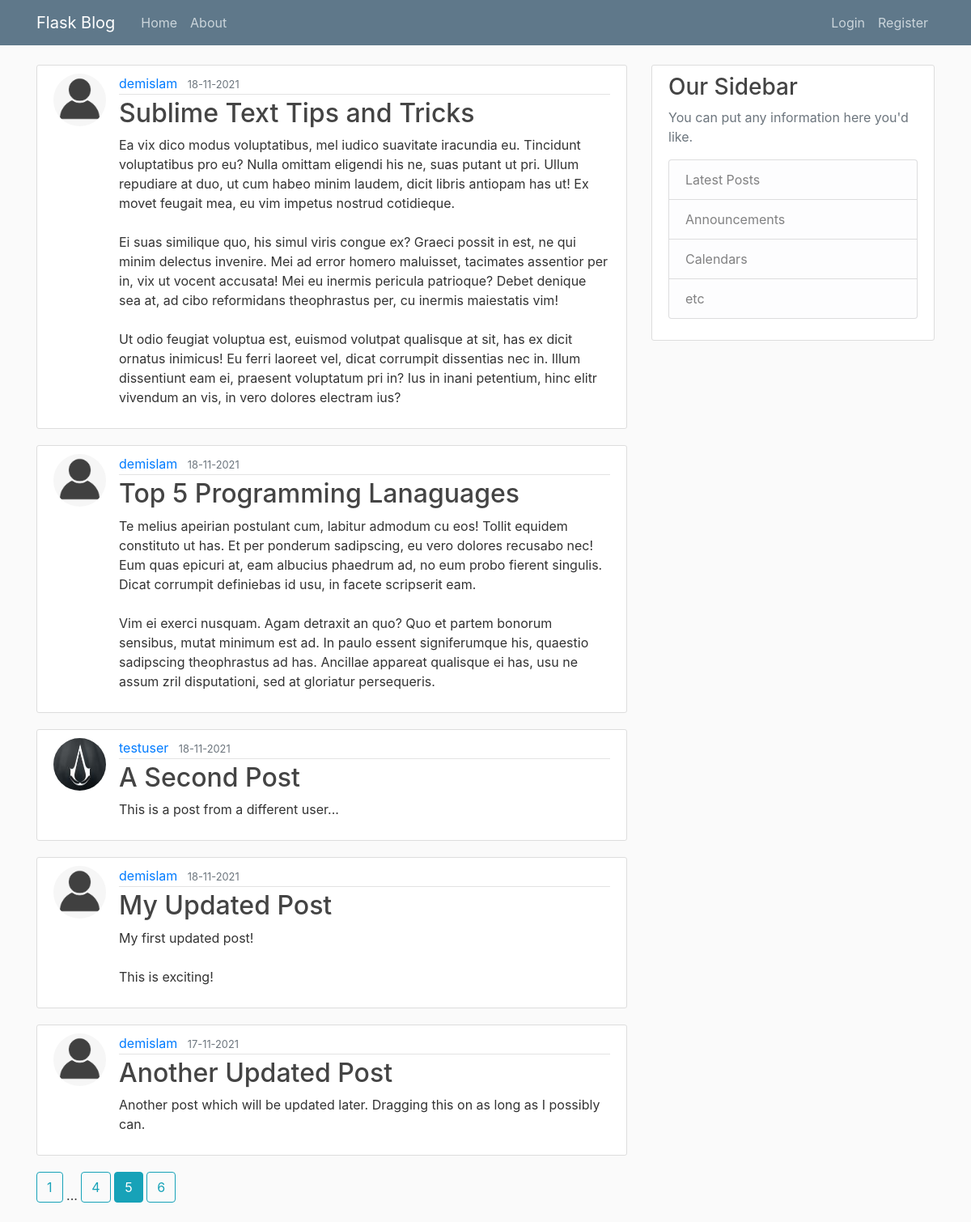
Screenshot of /home?page_num=5 with the database file from the repository.
### blog_webapp/models.py (models this page shows, shortened)
class Post(db.Model):
    id = db.Column(db.Integer, primary_key=True)
    title = db.Column(db.String(100), nullable=False)
    timestamp = db.Column(db.DateTime, nullable=False, default=datetime.utcnow)
    content = db.Column(db.Text, nullable=False)
    user_id = db.Column(db.Integer, db.ForeignKey('user.id'), nullable=False)

class User(db.Model, UserMixin):
    id = db.Column(db.Integer, primary_key=True)
    username = db.Column(db.String(20), unique=True, nullable=False)
    email = db.Column(db.String(120), unique=True, nullable=False)
    profile_image_file = db.Column(db.String(20), nullable=False,
                                   default='default_profile_image.png')
    password = db.Column(db.String(60), nullable=False)
    posts = db.relationship('Post', backref='author', lazy=True)

### blog_webapp/main/routes.py (the view)
@main.route('/')
@main.route('/home')
def home():
    curr_page_num = request.args.get('page_num', 1, type=int)
    posts_paginated = Post.query.order_by(Post.timestamp.desc()).paginate(page=curr_page_num, per_page=5)
    posts = [post for post in posts_paginated.items]
    all_page_nums = [page_num for page_num in posts_paginated.iter_pages(left_edge=1,
                                                                         left_current=1, right_current=2,
                                                                         right_edge=1)]
    return render_template('home.html', posts=posts, curr_page_num=curr_page_num, all_page_nums=all_page_nums)

### blog_webapp/templates/home.html
{% extends "layout.html" %}
{% block content %}
    {% for post in posts %}
    <article class="media content-section">
        <img class="rounded-circle article-img" src=" {{url_for('static', filename='profile_pics/'+post.author.profile_image_file) }}" alt="">
        <div class="media-body">
            <div class="article-metadata">
                <a class="mr-2" href="{{ url_for('users.get_user_posts', username=post.author.username) }}">{{ post.author.username }}</a>
                <small class="text-muted">{{ post.timestamp.strftime('%d-%m-%Y') }}</small>
            </div>
            <h2><a class="article-title" href="{{ url_for('posts.get_post', post_id=post.id) }}">{{ post.title }}</a></h2>
            <p class="article-content">{{ post.content }}</p>
        </div>
    </article>
    {% endfor %}
    {% for page_num in all_page_nums %}
        {% if page_num %}
            {% if page_num == curr_page_num %}
                <a href="{{ url_for('main.home', page_num=page_num) }}" class="btn btn-info mb-4">{{ page_num }}</a>
            {% else %}
                <a href="{{ url_for('main.home', page_num=page_num) }}" class="btn btn-outline-info mb-4">{{ page_num }}</a>
            {% endif %}
        {% else %}
            ...
        {% endif %}
    {% endfor %}
{% endblock content %}

### blog_webapp/static/main.css (style rules this page uses)
body { background: #fafafa; color: #333333; margin-top: 5rem; }
h1, h2, h3, h4, h5, h6 { color: #444444; }
.content-section { background: #ffffff; padding: 10px 20px; border: 1px solid #dddddd; border-radius: 3px; margin-bottom: 20px; }
.article-title { color: #444444; }
.article-content { white-space: pre-line; }
.article-img { height: 65px; width: 65px; margin-right: 16px; }
.article-metadata { padding-bottom: 1px; margin-bottom: 4px; border-bottom: 1px solid #e3e3e3 }

### rows the page displays
Post: profile_image_file (placeholder picture), author.username "demislam", timestamp "18-11-2021", title "Sublime Text Tips and Tricks", content "Ea vix dico modus voluptatibus, mel iudico suavitate iracundia eu. Tincidunt voluptatibus pro eu? Nulla omittam eligendi his ne, suas putant ut pri. Ullum repudiare at duo, ut cum habeo minim laudem, dicit libris antiopam has ut! Ex movet feugait mea, eu vim impetus nostrud cotidieque. Ei suas similique quo, his simul viris congue ex? Graeci possit in est, ne qui minim delectus invenire. Mei ad error homero maluisset, tacimates assentior per in, vix ut vocent accusata! Mei eu inermis pericula patrioque? Debet denique sea at, ad cibo reformidans theophrastus per, cu inermis maiestatis vim! Ut odio feugiat voluptua est, euismod volutpat qualisque at sit, has ex dicit ornatus inimicus! Eu…"
Post: profile_image_file (placeholder picture), author.username "demislam", timestamp "18-11-2021", title "Top 5 Programming Lanaguages", content "Te melius apeirian postulant cum, labitur admodum cu eos! Tollit equidem constituto ut has. Et per ponderum sadipscing, eu vero dolores recusabo nec! Eum quas epicuri at, eam albucius phaedrum ad, no eum probo fierent singulis. Dicat corrumpit definiebas id usu, in facete scripserit eam. Vim ei exerci nusquam. Agam detraxit an quo? Quo et partem bonorum sensibus, mutat minimum est ad. In paulo essent signiferumque his, quaestio sadipscing theophrastus ad has. Ancillae appareat qualisque ei has, usu ne assum zril disputationi, sed at gloriatur persequeris."
Post: profile_image_file (picture), author.username "testuser", timestamp "18-11-2021", title "A Second Post", content "This is a post from a different user..."
Post: profile_image_file (placeholder picture), author.username "demislam", timestamp "18-11-2021", title "My Updated Post", content "My first updated post! This is exciting!"
Post: profile_image_file (placeholder picture), author.username "demislam", timestamp "17-11-2021", title "Another Updated Post", content "Another post which will be updated later. Dragging this on as long as I possibly can."

### other values shown
{{ page_num }} "1" "4" "6"
{{ page_num }} "5"
